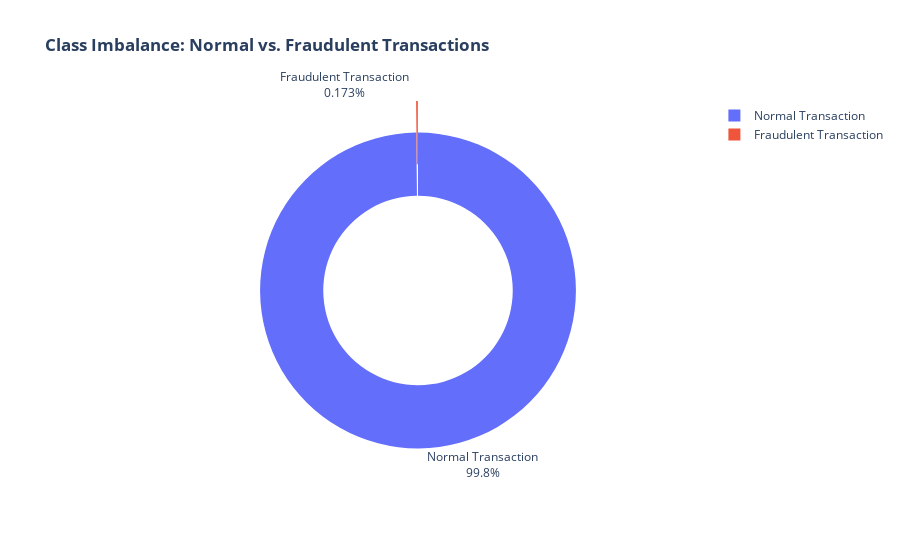

The notebook cell this image was saved under:
### Code cell
import plotly.express as px

counts = dataset["Class"].value_counts().reset_index()
counts.columns = ["Class_Type", "Count"]

counts["Class_Type"] = counts["Class_Type"].map(
    {0: "Normal Transaction", 1: "Fraudulent Transaction"}
)

fig = px.pie(
    counts,
    values="Count",
    names="Class_Type",
    title="<b>Class Imbalance: Normal vs. Fraudulent Transactions</b>",
    color="Class_Type",
    color_discrete_map={
        "Normal Transaction": "#636EFA",
        "Fraudulent Transaction": "#EF553B",
    },
    hole=0.6,
)

fig.update_traces(textposition="outside", textinfo="percent+label", pull=[0, 0.2])

fig.show()

### Figure 1 — Plotly figure (JSON) as saved in the notebook; plotly's stock layout.template omitted (floating-point values rounded to 4 significant figures)
{"data": [{"customdata": [["Normal Transaction"], ["Fraudulent Transaction"]], "domain": {"x": [0, 1], "y": [0, 1]}, "hole": 0.6, "hovertemplate": "Class_Type=%{customdata[0]}<br>Count=%{value}<extra></extra>", "labels": ["Normal Transaction", "Fraudulent Transaction"], "legendgroup": "", "marker": {"colors": ["#636EFA", "#EF553B"]}, "name": "", "pull": [0, 0.2], "showlegend": true, "textinfo": "percent+label", "textposition": "outside", "type": "pie", "values": [284315, 492]}], "layout": {"legend": {"tracegroupgap": 0}, "title": {"text": "<b>Class Imbalance: Normal vs. Fraudulent Transactions</b>"}}}
